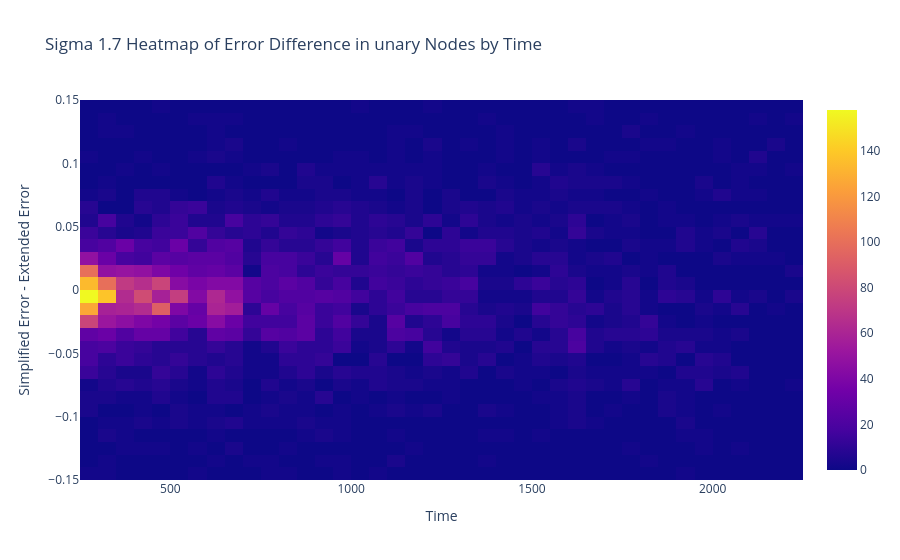

The notebook cell this image was saved under:
### Code cell
heat_map(S1_7_unary, data[1.7][0]['static_info'], "unary")

### Figure 1 — Plotly figure (JSON) as saved in the notebook; plotly's stock layout.template omitted (floating-point values rounded to 4 significant figures; data arrays with more than 128 entries replaced by an {"elided": "..."} marker saying what was removed)
{"data": [{"autobinx": false, "autobiny": false, "histnorm": "density", "type": "histogram2d", "x": {"elided": "30965 float values"}, "xbins": {"end": 2250, "size": 50, "start": 250}, "y": {"elided": "30965 float values"}, "ybins": {"end": 0.15, "size": 0.01, "start": -0.15}}], "layout": {"title": {"text": "Sigma 1.7 Heatmap of Error Difference in unary Nodes by Time"}, "xaxis": {"title": {"text": "Time"}}, "yaxis": {"title": {"text": "Simplified Error - Extended Error"}}}}
